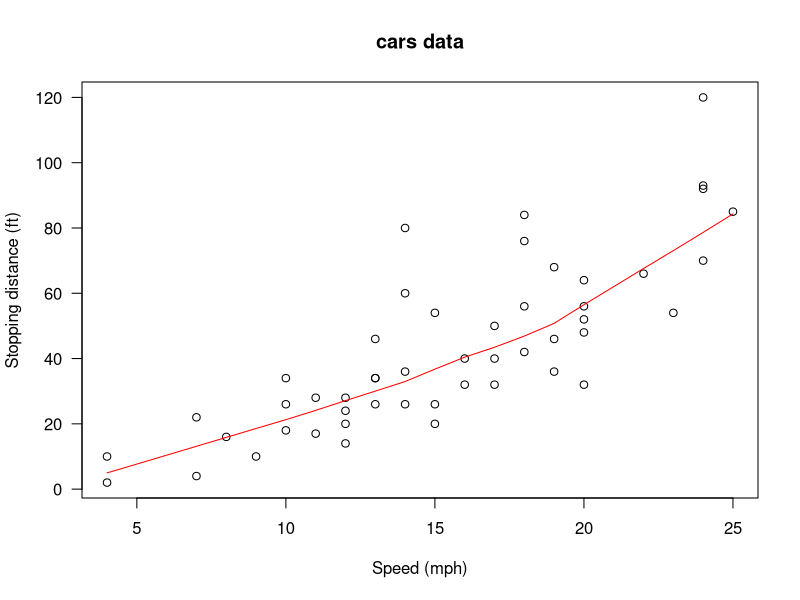
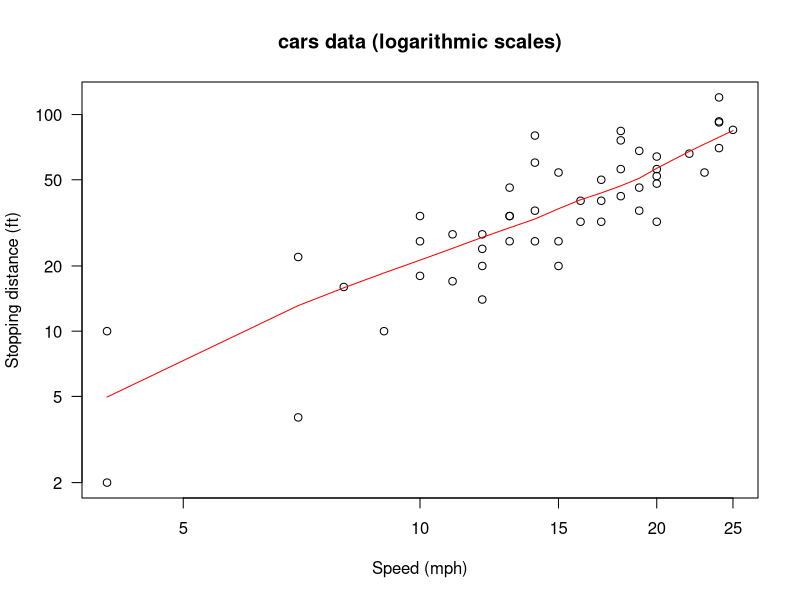
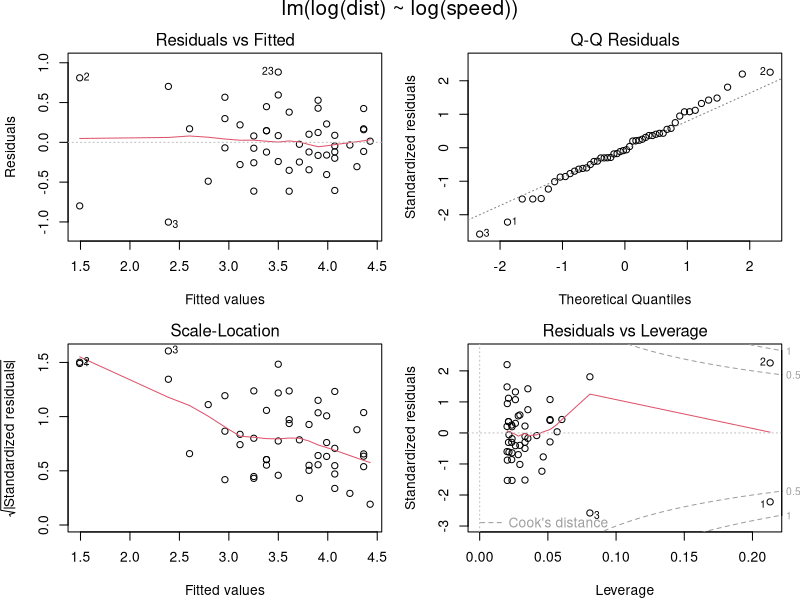
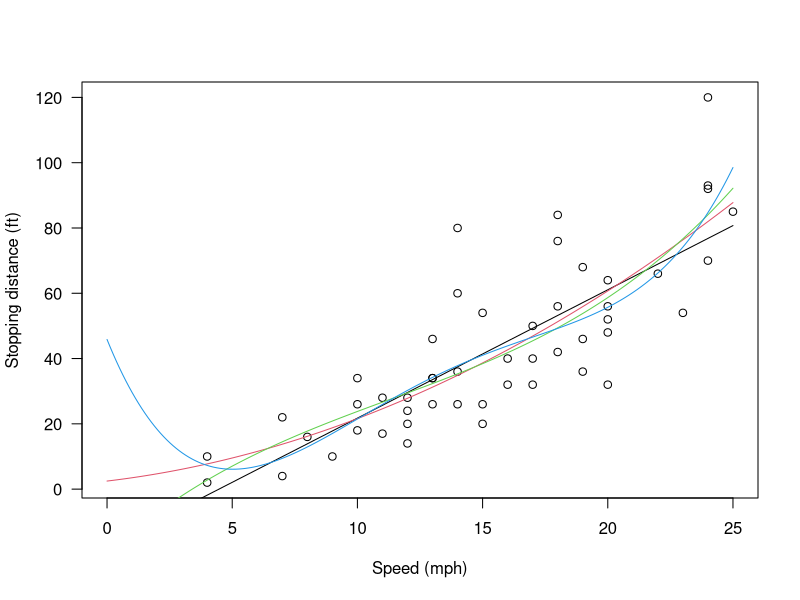

These figures' R source, in order:
#https://stat.ethz.ch/R-manual/R-devel/library/datasets/html/cars.html
require(stats); require(graphics)
plot(cars, xlab = "Speed (mph)", ylab = "Stopping distance (ft)",
     las = 1)
lines(lowess(cars$speed, cars$dist, f = 2/3, iter = 3), col = "red")
title(main = "cars data")
plot(cars, xlab = "Speed (mph)", ylab = "Stopping distance (ft)",
     las = 1, log = "xy")
title(main = "cars data (logarithmic scales)")
lines(lowess(cars$speed, cars$dist, f = 2/3, iter = 3), col = "red")
summary(fm1 <- lm(log(dist) ~ log(speed), data = cars))
opar <- par(mfrow = c(2, 2), oma = c(0, 0, 1.1, 0),
            mar = c(4.1, 4.1, 2.1, 1.1))
plot(fm1)
par(opar)

## An example of polynomial regression
plot(cars, xlab = "Speed (mph)", ylab = "Stopping distance (ft)",
     las = 1, xlim = c(0, 25))
d <- seq(0, 25, length.out = 200)

for(degree in 1:4) {
  fm <- lm(dist ~ poly(speed, degree), data = cars)
  assign(paste("cars", degree, sep = "."), fm)
  lines(d, predict(fm, data.frame(speed = d)), col = degree)
}
anova(cars.1, cars.2, cars.3, cars.4)
anova(fm1)

